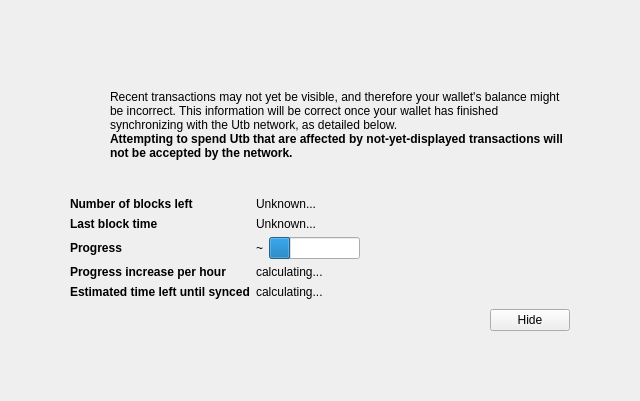
<?xml version="1.0" encoding="UTF-8"?>
<ui version="4.0">
 <class>ModalOverlay</class>
 <widget class="ModalOverlay" name="ModalOverlay">
  <property name="geometry">
   <rect>
    <x>0</x>
    <y>0</y>
    <width>640</width>
    <height>401</height>
   </rect>
  </property>
  <property name="windowTitle">
   <string>Form</string>
  </property>
  <layout class="QVBoxLayout" name="verticalLayout" stretch="0">
   <property name="sizeConstraint">
    <enum>QLayout::SetDefaultConstraint</enum>
   </property>
   <property name="leftMargin">
    <number>0</number>
   </property>
   <property name="topMargin">
    <number>0</number>
   </property>
   <property name="rightMargin">
    <number>0</number>
   </property>
   <property name="bottomMargin">
    <number>0</number>
   </property>
   <item>
    <widget class="QWidget" name="bgWidget" native="true">
     <property name="styleSheet">
      <string notr="true"/>
     </property>
     <layout class="QVBoxLayout" name="verticalLayoutMain" stretch="0">
      <property name="leftMargin">
       <number>60</number>
      </property>
      <property name="topMargin">
       <number>60</number>
      </property>
      <property name="rightMargin">
       <number>60</number>
      </property>
      <property name="bottomMargin">
       <number>60</number>
      </property>
      <item>
       <widget class="QWidget" name="contentWidget" native="true">
        <property name="styleSheet">
         <string notr="true"/>
        </property>
        <layout class="QVBoxLayout" name="verticalLayoutSub" stretch="1,0,0,0,0">
         <property name="spacing">
          <number>0</number>
         </property>
         <property name="leftMargin">
          <number>10</number>
         </property>
         <property name="topMargin">
          <number>10</number>
         </property>
         <property name="rightMargin">
          <number>10</number>
         </property>
         <property name="bottomMargin">
          <number>10</number>
         </property>
         <item>
          <layout class="QHBoxLayout" name="horizontalLayoutIconText" stretch="0,1">
           <property name="topMargin">
            <number>20</number>
           </property>
           <item>
            <layout class="QVBoxLayout" name="verticalLayoutIcon">
             <property name="leftMargin">
              <number>0</number>
             </property>
             <item>
              <widget class="QPushButton" name="warningIcon">
               <property name="enabled">
                <bool>false</bool>
               </property>
               <property name="text">
                <string/>
               </property>
               <property name="icon">
                <iconset>
                 <normaloff>:/icons/warning</normaloff>
                 <disabledoff>:/icons/warning</disabledoff>:/icons/warning</iconset>
               </property>
               <property name="iconSize">
                <size>
                 <width>48</width>
                 <height>48</height>
                </size>
               </property>
               <property name="flat">
                <bool>true</bool>
               </property>
              </widget>
             </item>
             <item>
              <spacer name="verticalSpacerWarningIcon">
               <property name="orientation">
                <enum>Qt::Vertical</enum>
               </property>
               <property name="sizeHint" stdset="0">
                <size>
                 <width>20</width>
                 <height>40</height>
                </size>
               </property>
              </spacer>
             </item>
            </layout>
           </item>
           <item>
            <layout class="QVBoxLayout" name="verticalLayoutInfoText">
             <property name="leftMargin">
              <number>0</number>
             </property>
             <property name="topMargin">
              <number>0</number>
             </property>
             <item>
              <widget class="QLabel" name="infoText">
               <property name="text">
                <string>Recent transactions may not yet be visible, and therefore your wallet's balance might be incorrect. This information will be correct once your wallet has finished synchronizing with the Utb network, as detailed below.</string>
               </property>
               <property name="textFormat">
                <enum>Qt::RichText</enum>
               </property>
               <property name="wordWrap">
                <bool>true</bool>
               </property>
              </widget>
             </item>
             <item>
              <widget class="QLabel" name="infoTextStrong">
               <property name="font">
                <font>
                 <weight>75</weight>
                 <bold>true</bold>
                </font>
               </property>
               <property name="text">
                <string>Attempting to spend Utb that are affected by not-yet-displayed transactions will not be accepted by the network.</string>
               </property>
               <property name="textFormat">
                <enum>Qt::RichText</enum>
               </property>
               <property name="wordWrap">
                <bool>true</bool>
               </property>
              </widget>
             </item>
             <item>
              <spacer name="verticalSpacerInTextSpace">
               <property name="orientation">
                <enum>Qt::Vertical</enum>
               </property>
               <property name="sizeHint" stdset="0">
                <size>
                 <width>20</width>
                 <height>40</height>
                </size>
               </property>
              </spacer>
             </item>
            </layout>
           </item>
          </layout>
         </item>
         <item>
          <spacer name="verticalSpacerAfterText">
           <property name="orientation">
            <enum>Qt::Vertical</enum>
           </property>
           <property name="sizeHint" stdset="0">
            <size>
             <width>20</width>
             <height>40</height>
            </size>
           </property>
          </spacer>
         </item>
         <item>
          <layout class="QFormLayout" name="formLayout">
           <property name="fieldGrowthPolicy">
            <enum>QFormLayout::FieldsStayAtSizeHint</enum>
           </property>
           <property name="horizontalSpacing">
            <number>6</number>
           </property>
           <property name="verticalSpacing">
            <number>6</number>
           </property>
           <property name="topMargin">
            <number>10</number>
           </property>
           <item row="0" column="0">
            <widget class="QLabel" name="labelNumberOfBlocksLeft">
             <property name="font">
              <font>
               <weight>75</weight>
               <bold>true</bold>
              </font>
             </property>
             <property name="text">
              <string>Number of blocks left</string>
             </property>
            </widget>
           </item>
           <item row="0" column="1">
            <widget class="QLabel" name="numberOfBlocksLeft">
             <property name="text">
              <string>Unknown...</string>
             </property>
            </widget>
           </item>
           <item row="1" column="0">
            <widget class="QLabel" name="labelLastBlockTime">
             <property name="font">
              <font>
               <weight>75</weight>
               <bold>true</bold>
              </font>
             </property>
             <property name="text">
              <string>Last block time</string>
             </property>
            </widget>
           </item>
           <item row="1" column="1">
            <widget class="QLabel" name="newestBlockDate">
             <property name="sizePolicy">
              <sizepolicy hsizetype="Maximum" vsizetype="Preferred">
               <horstretch>0</horstretch>
               <verstretch>0</verstretch>
              </sizepolicy>
             </property>
             <property name="text">
              <string>Unknown...</string>
             </property>
            </widget>
           </item>
           <item row="2" column="0">
            <widget class="QLabel" name="labelSyncDone">
             <property name="font">
              <font>
               <weight>75</weight>
               <bold>true</bold>
              </font>
             </property>
             <property name="text">
              <string>Progress</string>
             </property>
            </widget>
           </item>
           <item row="2" column="1">
            <layout class="QHBoxLayout" name="horizontalLayoutSync" stretch="0,1">
             <item>
              <widget class="QLabel" name="percentageProgress">
               <property name="text">
                <string notr="true">~</string>
               </property>
              </widget>
             </item>
             <item>
              <widget class="QProgressBar" name="progressBar">
               <property name="value">
                <number>24</number>
               </property>
               <property name="format">
                <string/>
               </property>
              </widget>
             </item>
            </layout>
           </item>
           <item row="4" column="0">
            <widget class="QLabel" name="labelProgressIncrease">
             <property name="font">
              <font>
               <weight>75</weight>
               <bold>true</bold>
              </font>
             </property>
             <property name="text">
              <string>Progress increase per hour</string>
             </property>
            </widget>
           </item>
           <item row="4" column="1">
            <widget class="QLabel" name="progressIncreasePerH">
             <property name="text">
              <string>calculating...</string>
             </property>
            </widget>
           </item>
           <item row="5" column="0">
            <widget class="QLabel" name="labelEstimatedTimeLeft">
             <property name="font">
              <font>
               <weight>75</weight>
               <bold>true</bold>
              </font>
             </property>
             <property name="text">
              <string>Estimated time left until synced</string>
             </property>
            </widget>
           </item>
           <item row="5" column="1">
            <widget class="QLabel" name="expectedTimeLeft">
             <property name="text">
              <string>calculating...</string>
             </property>
            </widget>
           </item>
          </layout>
         </item>
         <item>
          <layout class="QHBoxLayout" name="horizontalLayoutButtons">
           <property name="leftMargin">
            <number>10</number>
           </property>
           <property name="topMargin">
            <number>10</number>
           </property>
           <item>
            <spacer name="horizontalSpacer">
             <property name="orientation">
              <enum>Qt::Horizontal</enum>
             </property>
             <property name="sizeHint" stdset="0">
              <size>
               <width>40</width>
               <height>20</height>
              </size>
             </property>
            </spacer>
           </item>
           <item>
            <widget class="QPushButton" name="closeButton">
             <property name="text">
              <string>Hide</string>
             </property>
            </widget>
           </item>
          </layout>
         </item>
         <item>
          <layout class="QVBoxLayout" name="verticalLayout_2">
           <item>
            <spacer name="verticalSpacer">
             <property name="orientation">
              <enum>Qt::Vertical</enum>
             </property>
             <property name="sizeHint" stdset="0">
              <size>
               <width>20</width>
               <height>40</height>
              </size>
             </property>
            </spacer>
           </item>
          </layout>
         </item>
        </layout>
       </widget>
      </item>
     </layout>
    </widget>
   </item>
  </layout>
 </widget>
 <customwidgets>
  <customwidget>
   <class>ModalOverlay</class>
   <extends>QWidget</extends>
   <header>modaloverlay.h</header>
   <container>1</container>
  </customwidget>
 </customwidgets>
 <resources/>
 <connections/>
</ui>
